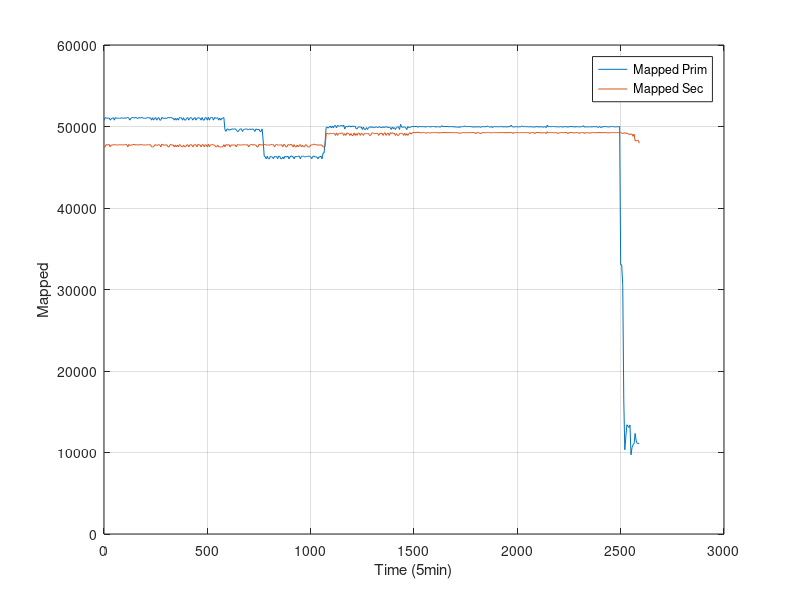

Source code (MATLAB):
#! /usr/bin/octave -qf
fig = figure;
data = dlmread("finput.txt"," ");
data_sec = dlmread("finput_sec.txt"," ");
size(data);
size(data_sec);
set(fig, "visible", "off");

time =  data(:,1);
MemTotal =  data(:,2);
MemFree =  data(:,3);
Buffers =  data(:,4);
Cached =  data(:,5);
SwapCached =  data(:,6);
Active =  data(:,7);
Inactive =  data(:,8);
SwapTotal =  data(:,9);
SwapFree =  data(:,10);
Dirty =  data(:,11);
Writeback =  data(:,12);
AnonPages =  data(:,13);
Mapped =  data(:,14);
Slab =  data(:,15);
SReclaimable =  data(:,16);
SUnreclaim =  data(:,17);
PageTables =  data(:,18);
NFS_Unstable =  data(:,19);
Bounce =  data(:,20);
WritebackTmp =  data(:,21);
CommitLimit =  data(:,22);
Committed_AS =  data(:,23);
VmallocTotal =  data(:,24);
VmallocUsed =  data(:,25);
VmallocChunk =  data(:,26);

time_sec =  data_sec(:,1);
MemTotal_sec =  data_sec(:,2);
MemFree_sec =  data_sec(:,3);
Buffers_sec =  data_sec(:,4);
Cached_sec =  data_sec(:,5);
SwapCached_sec =  data_sec(:,6);
Active_sec =  data_sec(:,7);
Inactive_sec =  data_sec(:,8);
SwapTotal_sec =  data_sec(:,9);
SwapFree_sec =  data_sec(:,10);
Dirty_sec =  data_sec(:,11);
Writeback_sec =  data_sec(:,12);
AnonPages_sec =  data_sec(:,13);
Mapped_sec =  data_sec(:,14);
Slab_sec =  data_sec(:,15);
SReclaimable_sec =  data_sec(:,16);
SUnreclaim_sec =  data_sec(:,17);
PageTables_sec =  data_sec(:,18);
NFS_Unstable_sec =  data_sec(:,19);
Bounce_sec =  data_sec(:,20);
WritebackTmp_sec =  data_sec(:,21);
CommitLimit_sec =  data_sec(:,22);
Committed_AS_sec =  data_sec(:,23);
VmallocTotal_sec =  data_sec(:,24);
VmallocUsed_sec =  data_sec(:,25);
VmallocChunk_sec =  data_sec(:,26);


plot(time,Mapped,";Mapped Prim;",time,Mapped_sec,";Mapped Sec;"), grid

xlabel("Time (5min)");
ylabel("Mapped");
print("Mapped.png", "-dpng");
